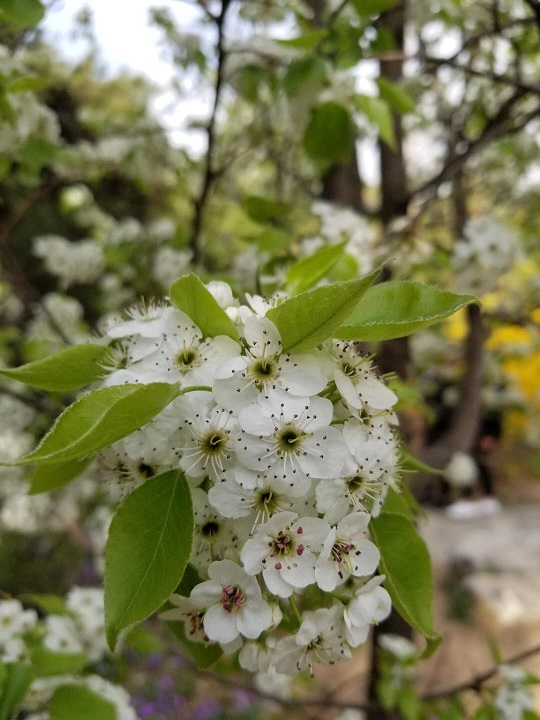
#> input picture chap14/14-3/test.jpg, 540 x 720 px
$ python filter.py
#> lines starting #> are read from the running program, lines starting #| are printed output that depends on the picture
from PIL import Image
from PIL import ImageFilter

img = Image.open("test.jpg")
#> img is the input picture: PIL image 540x720 RGB; mean R, G, B 120.5, 120.9, 84.4
blur = img.filter(ImageFilter.BLUR)
blur.show("模糊")
#轮廓检测
counter = img.filter(ImageFilter.CONTOUR)
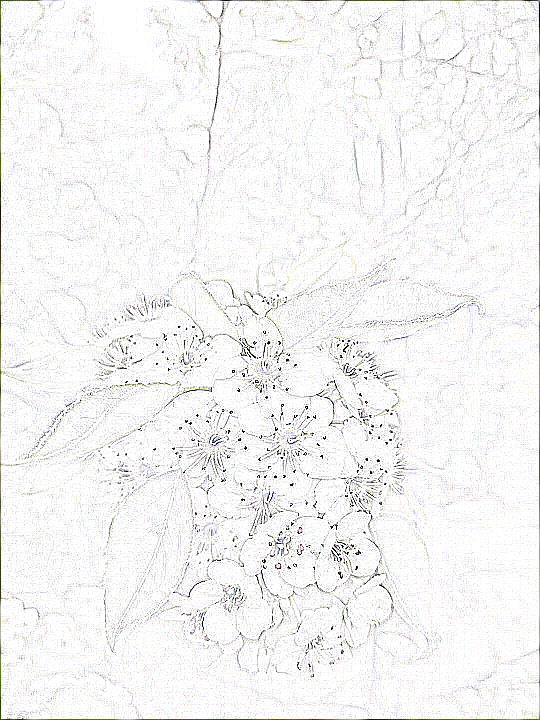
#> counter: PIL image 540x720 RGB; mean R, G, B 243.8, 243.9, 243.2
counter.show("轮廓")
#边沿增强
edge = img.filter(ImageFilter.EDGE_ENHANCE)
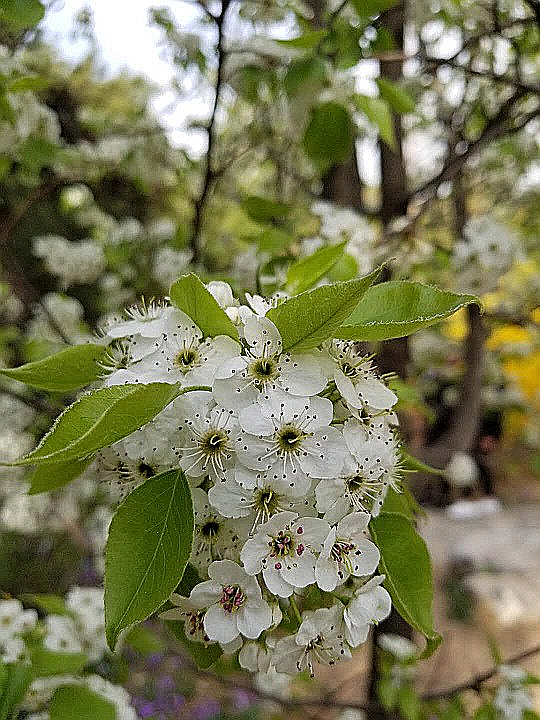
#> edge: PIL image 540x720 RGB; mean R, G, B 121, 121.4, 85.6
edge.show("边沿增强")
#浮雕
emboss = img.filter(ImageFilter.EMBOSS)
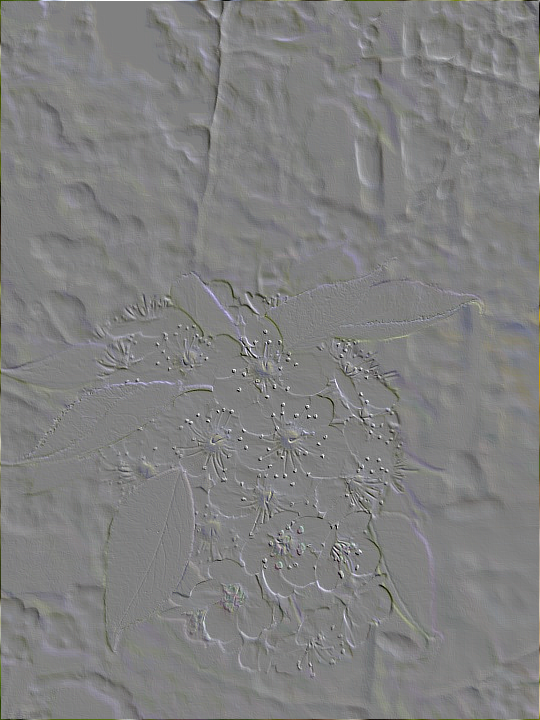
#> emboss: PIL image 540x720 RGB; mean R, G, B 128.1, 128.1, 127.8
emboss.show("浮雕")
#锐化
sharpen = img.filter(ImageFilter.SHARPEN)
sharpen.show("锐化")
#平滑
smooth = img.filter(ImageFilter.SMOOTH)
smooth.show("平滑")
